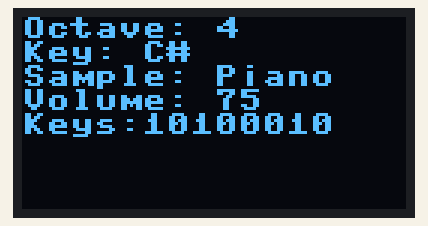
Simulated run of this program. Board: MicroPython board. Shown: 128×64 one-colour display. At 0.1 s the program stops and its outputs stay as they are.

Above: at 0.1 s.

The program:

oled.py
```python
from machine import Pin, I2C
import ssd1306

# OLED setup
i2c = I2C(0, sda=Pin(4), scl=Pin(5))
display = ssd1306.SSD1306_I2C(128, 64, i2c)


def displayState(state):
    # Clear display
    display.fill(0)

    # Display state
    display.text("Octave: " + str(state["octave"]), 0, 0)
    display.text("Key: " + state["key"], 0, 8)
    display.text("Sample: " + state["sample"], 0, 16)
    display.text("Volume: " + str(state["volume"]), 0, 24)

    # Display pressed keys
    display.text("Keys:", 0, 32)

    key_string = "".join("1" if key else "0" for key in state["keys"])
    display.text(key_string, 40, 32)

    # Send to OLED
    display.show()


state1 = {
    "octave": 4,
    "key": "C#",
    "sample": "Piano",
    "volume": 75,
    "keys": [True, False, True, False, False, False, True, False]
}

# Display the state
displayState(state1)
```
